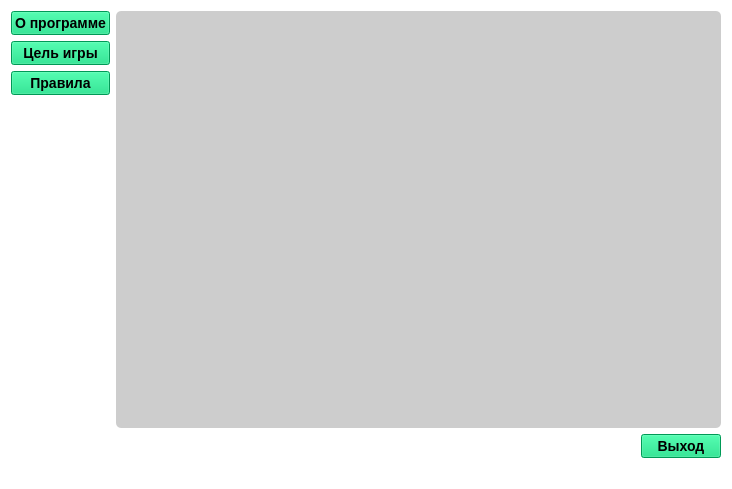
<?xml version="1.0" encoding="UTF-8"?>
<ui version="4.0">
 <class>help</class>
 <widget class="QWidget" name="help">
  <property name="geometry">
   <rect>
    <x>0</x>
    <y>0</y>
    <width>732</width>
    <height>489</height>
   </rect>
  </property>
  <property name="windowTitle">
   <string>Form</string>
  </property>
  <property name="styleSheet">
   <string notr="true">*
{
  color: rgb(0, 0, 0);
  font-family:  &quot;Segoe UI&quot;;
	   font-size: 14px;
	   font-weight: 500;
	   }

	   QWidget {
	   background-color: rgb(255,255,255);
	   }

	   QTextEdit{
	   border-radius: 5px;
	   background-color: rgb(205,205,205);
	   }

	   QPlainTextEdit{
	   border-radius: 5px;
	   background-color: rgb(205,205,205);
	   }

	   QLineEdit{
	   border-radius: 5px;
	   background-color: rgb(205,205,205);
	   }

	   QPushButton{
	   background-color: rgb(0, 214, 120);
	   }</string>
  </property>
  <layout class="QGridLayout" name="gridLayout">
   <item row="2" column="0">
    <widget class="QPushButton" name="pushButtonRules">
     <property name="styleSheet">
      <string notr="true"/>
     </property>
     <property name="text">
      <string>Цель игры</string>
     </property>
     <property name="checkable">
      <bool>true</bool>
     </property>
    </widget>
   </item>
   <item row="1" column="0">
    <widget class="QPushButton" name="pushButtonAbout">
     <property name="styleSheet">
      <string notr="true"/>
     </property>
     <property name="text">
      <string>О программе</string>
     </property>
     <property name="checkable">
      <bool>true</bool>
     </property>
     <property name="checked">
      <bool>false</bool>
     </property>
    </widget>
   </item>
   <item row="9" column="1">
    <spacer name="horizontalSpacer">
     <property name="orientation">
      <enum>Qt::Horizontal</enum>
     </property>
     <property name="sizeHint" stdset="0">
      <size>
       <width>40</width>
       <height>20</height>
      </size>
     </property>
    </spacer>
   </item>
   <item row="3" column="0">
    <widget class="QPushButton" name="pushButtonGoal">
     <property name="styleSheet">
      <string notr="true"/>
     </property>
     <property name="text">
      <string>Правила</string>
     </property>
     <property name="checkable">
      <bool>true</bool>
     </property>
     <property name="checked">
      <bool>false</bool>
     </property>
    </widget>
   </item>
   <item row="1" column="1" rowspan="6" colspan="2">
    <widget class="QTextBrowser" name="textBrowser">
     <property name="styleSheet">
      <string notr="true"/>
     </property>
     <property name="source">
      <url>
       <string>qrc:/media/about.txt</string>
      </url>
     </property>
     <property name="openExternalLinks">
      <bool>true</bool>
     </property>
    </widget>
   </item>
   <item row="7" column="2">
    <widget class="QPushButton" name="pushButton">
     <property name="text">
      <string>Выход</string>
     </property>
    </widget>
   </item>
  </layout>
 </widget>
 <resources/>
 <connections/>
</ui>
